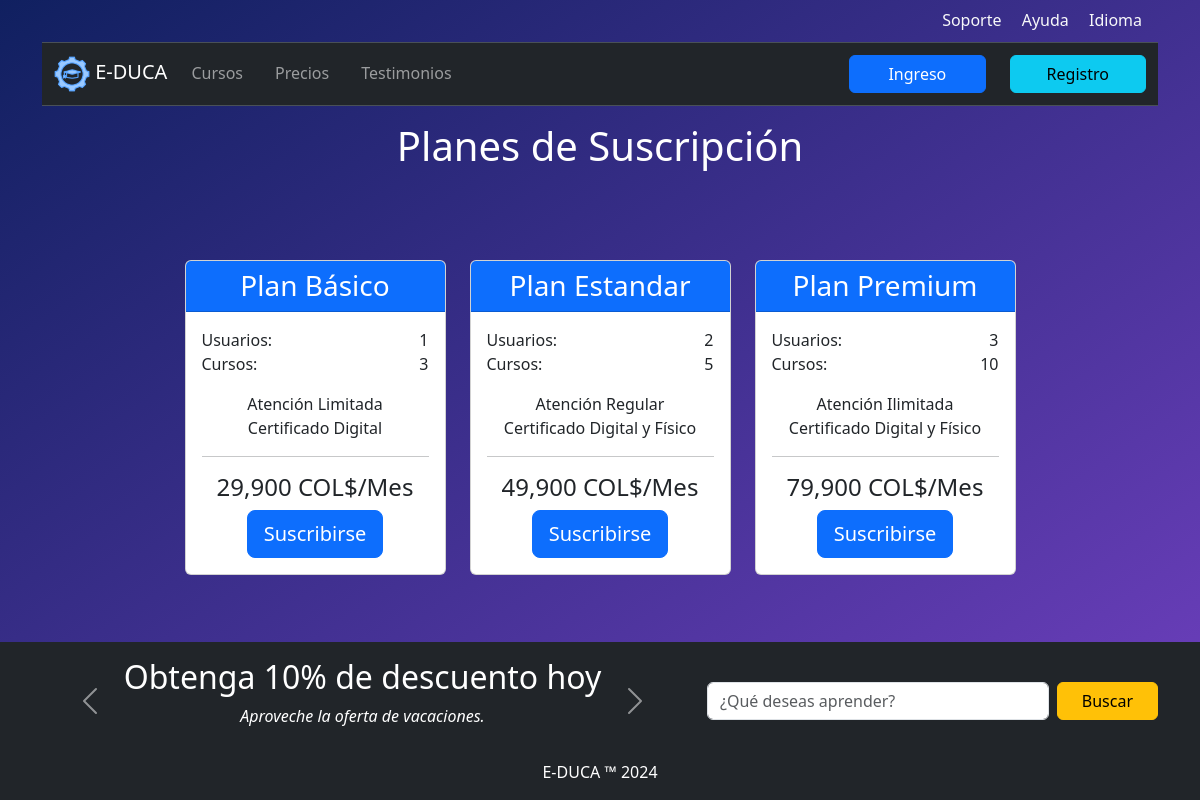
The app's page /prices.php with its own data.
### tables this page shows
CREATE TABLE `tbl_suscripciones` (
  `id` int(11) NOT NULL,
  `nombre` varchar(50) NOT NULL,
  `usuarios` int(11) NOT NULL,
  `cursos` int(11) NOT NULL,
  `atencion` varchar(50) NOT NULL,
  `certificado` varchar(50) NOT NULL,
  `precio` int(11) NOT NULL
);

### layout/php_setup.php (called while the page is built, shortened)
<?php
    $user_present = !empty($_SESSION['user']);
    if ($user_present) {
        $user = unserialize($_SESSION['user']);
        $user = User::findbyId($conn, new User(), $user->get_id());
    } else {
        $user = new User();
    }
?>

### lib/subscription.php (called while the page is built, shortened)
<?php
include_once 'orm.php';
class Subscription extends ORM {
    protected int $id;
    protected string $name;
    protected int $users;
    protected int $courses;
    protected string $attention;
    protected string $certificate;
    protected int $price;
    function __construct() {
        $this->table_name = self::TABLE_NAME;
        $this->fields_map = self::FIELDS_MAP;
        $this->id = 0;
        $this->name = "";
        $this->users = 0;
        $this->courses = 0;
        $this->attention = "";
        $this->certificate = "";
        $this->price = 0;
    }
    protected function newObj() {
        return new Subscription();
    }
    public function get_id(): int {
        return $this->id;
    }
    public function set_id(int $id): void {
        $this->id = $id;
    }
    public function get_name(): string {
        return $this->name;
    }
    public function set_name(string $name): void {
        $this->name = $name;
    }
    public function get_users(): int {
        return $this->users;
    }
    public function set_users(int $users): void {
        $this->users = $users;
    }
    public function get_courses(): int {
        return $this->courses;
    }
    public function set_courses(int $courses): void {
        $this->courses = $courses;
    }
    public function get_attention(): string {
        return $this->attention;
    }
    public function set_attention(string $attention): void {
        $this->attention = $attention;
    }
    public function get_certificate(): string {
        return $this->certificate;
    }
    public function set_certificate(string $certificate): void {
        $this->certificate = $certificate;
    }
    public function get_price(): int {
        return $this->price;
    }
    public function set_price(int $price): void {
        $this->price = $price;
    }
}

### lib/orm.php (called while the page is built, shortened)
<?php
class ORM {
    protected array $fields_map;
    protected function valuesMap(): string {
        return implode(", ", array_values($this->fields_map));
    }
    public static function findbyId(PDO $conn, object $ref_obj, int $id): object {
        $new_obj = call_user_func([$ref_obj, "newObj"]);
        try {
            $sql = 'SELECT ' . $ref_obj->valuesMap() . ' FROM ' . $ref_obj->table_name . ' WHERE ' . $ref_obj->fields_map['id'] . '=' . $id;
            $stmt = $conn->query($sql);
            $stmt->execute();
            $result = $stmt->fetchAll();
        } catch (Exception $ex) {
            $new_obj = call_user_func([$ref_obj, "newObj"]);
            console_log($ex->getMessage());
        }
        return $new_obj;
    }
    public static function findAll(PDO $conn, object $ref_obj): array {
        $new_array = [];
        try {
            $sql = 'SELECT ' . $ref_obj->valuesMap() . ' FROM ' . $ref_obj->table_name;
            $stmt = $conn->query($sql);
            $stmt->execute();
            $result = $stmt->fetchAll();
            for ($i = 0; $i < count($result); $i++) {
                $new_obj = call_user_func([$ref_obj, "newObj"]);
                $new_array[] = $new_obj;
            }
        } catch (Exception $ex) {
            $new_array = [];
            console_log($ex->getMessage());
        }
        return $new_array;
    }
}

### lib/user.php (called while the page is built, shortened)
<?php
include_once 'orm.php';
class User extends ORM {
    protected int $id;
    function __construct() {
        $this->id = 0;
    }
    public function get_id(): int {
        return $this->id;
    }
}

### lib/student.php (called while the page is built, shortened)
<?php
include_once 'orm.php';
class Student extends ORM {
    protected int $subscription;
    function __construct() {
        $this->table_name = self::TABLE_NAME;
        $this->fields_map = self::FIELDS_MAP;
        $this->subscription = 0;
    }
    protected function newObj() {
        return new Student();
    }
    public function get_subscription(): int {
        return $this->subscription;
    }
}

### prices.php (the view, shortened to what this page needs)
<?php include 'layout/php_setup.php'; ?>
<?php
$subscriptions = Subscription::findAll($conn, new Subscription());
?>
<?php include "layout/header.php"; ?>
<div class="h-100 d-flex flex-column">
    <div class="py-3 flex-grow-0 flex-shrink-0">
        <h1 class="text-center">Planes de Suscripción</h1>
    </div>
    <div class="row py-3 justify-content-center align-items-center flex-grow-1 flex-shrink-0">
        <?php if (empty($_GET)) { ?>
            <?php $student = Student::findbyId($conn, new Student(), $user->get_id()); ?>
            <?php foreach ($subscriptions as $subscription) { ?>
            <?php if ($subscription->get_id() == 0) { continue; } ?>
            <div class="col-md-5 col-lg-3 py-3">
                <div class="card text-center">
                    <h3 class="card-header text-bg-primary"><?php echo $subscription->get_name(); ?></h3>
                    <div class="card-body">
                        <p class="text-start">Usuarios: <span class="float-end"><?php echo $subscription->get_users(); ?></span>
                        <br>Cursos: <span class="float-end"><?php echo $subscription->get_courses(); ?></span></p>
                        <p class="card-text"><?php echo $subscription->get_attention(); ?>
                        <br><?php echo $subscription->get_certificate(); ?></p>
                        <hr>
                        <h4><?php echo number_format($subscription->get_price()); ?> COL$/Mes</h4>
                        <?php if ($student->get_subscription() == 0) { ?>
                            <a href="?subscribe=<?php echo $subscription->get_id(); ?>" class="btn btn-primary btn-lg">Suscribirse</a>
                        <?php } ?>
                    </div>
                </div>
            </div>
            <?php } ?>
        <?php } ?>
    </div>
<?php include "layout/footer.php"; ?>

### layout/header.php (shortened to what this page needs)
<!DOCTYPE html>
<html lang="es">
<head>
    <link rel="stylesheet" href="css/bootstrap.min.css">
    <link rel="stylesheet" href="css/styles.css?<?php echo time();  ?>">
    <link rel='stylesheet' href='https://cdn-uicons.flaticon.com/uicons-regular-rounded/css/uicons-regular-rounded.css'>
</head>
<body class="bg-main-dark text-white">
    <div class="min-vh-100 d-flex flex-column">
        <header class="container sticky-top">
            <div class="text-end p-2" role="support">
                <?php $a_link_support = "link-light link-offset-2 link-underline-opacity-0 link-underline-opacity-100-hover p-2"; ?>
                <a class="<?php echo $a_link_support; ?>" href="#"><i class="fi fi-rr-headset align-middle"></i> Soporte</a>
                <a class="<?php echo $a_link_support; ?>" href="#"><i class="fi fi-rr-interrogation align-middle"></i> Ayuda</a>
                <a class="<?php echo $a_link_support; ?>" href="#"><i class="fi fi-rr-globe align-middle"></i> Idioma</a>
            </div>
            <nav class="navbar navbar-expand-lg bg-dark border-bottom border-top" data-bs-theme="dark">
                <div class="container-fluid">
                    <a class="navbar-brand" href="index.php">
                        <img class="img-logo-navbar" src="img/logo-navbar.png" alt="logo-navbar">
                        E-DUCA
                    </a>
                    <div class="collapse navbar-collapse" id="navbarMain">
                        <ul class="navbar-nav nav-underline">
                            <li class="nav-item">
                                <a class="nav-link" href="courses.php">Cursos</a>
                            </li>
                            <li class="nav-item">
                                <a class="nav-link" href="prices.php">Precios</a>
                            </li>
                            <li class="nav-item">
                                <a class="nav-link" href="#">Testimonios</a>
                            </li>
                        </ul>
                        <div id="logIn-signUp" class="row col-10 col-sm-8 col-md-6 col-lg-4 ms-lg-auto <?php echo $user_present ? "d-none" : ""; ?>"
                             role="log in/sign up">
                            <div class="col-8 col-lg-6 mb-3 mb-lg-0">
                                <a href="log_in.php" class="btn btn-primary w-100">Ingreso</a>
                            </div>
                            <div class="col-8 col-lg-6 mb-2 mb-lg-0">
                                <a href="sign_up.php" class="btn btn-info w-100">Registro</a>
                            </div>
                        </div>
                    </div>
                </div>
            </nav>
        </header>
        <main class="container flex-grow-1 flex-shrink-0">

### layout/footer.php (shortened to what this page needs)
        </main>
        <footer class="bg-dark flex-grow-0 flex-shrink-0">
            <div class="container text-center">
                <div class="row justify-content-center py-3">
                    <div class="col-lg-7">
                        <div id="carouselAnnouncement" class="carousel slide" data-bs-ride="true">
                            <div class="carousel-inner">
                                <div class="carousel-item active" data-bs-interval="10000">
                                    <h2>Obtenga 10% de descuento hoy</h2>
                                    <p><em>Aproveche la oferta de vacaciones.</em></p>
                                </div>
                            </div>
                            <button class="carousel-control-prev" type="button" data-bs-target="#carouselAnnouncement" data-bs-slide="prev">
                                <span class="carousel-control-prev-icon" aria-hidden="true"></span>
                            </button>
                            <button class="carousel-control-next" type="button" data-bs-target="#carouselAnnouncement" data-bs-slide="next">
                                <span class="carousel-control-next-icon" aria-hidden="true"></span>
                            </button>
                        </div>
                    </div>
                    <div class="col-10 col-lg-5 d-flex align-items-center">
                        <form class="d-flex flex-grow-1" role="search">
                            <input class="form-control me-2" type="search" placeholder="¿Qué deseas aprender?">
                            <button class="btn btn-warning px-md-3 px-xl-4 px-xxl-5" type="submit">Buscar</button>
                        </form>
                    </div>
                </div>
                <p>E-DUCA &trade; <?php echo date('Y'); ?></p>
            </div>
        </footer>
    </div>
</body>
</html>

### css/styles.css (style rules this page uses)
:root { --bg-color-dark-top: #102060; --bg-color-dark-bottom: #7040c0; --bg-color-light-top: #b7bccf; --bg-color-light-bottom: #d4c5ec; --img-logo-navbar-size: 36px; }
main { flex-basis: 400px; }
.bg-main-dark { background-image: linear-gradient(to bottom right, var(--bg-color-dark-top), var(--bg-color-dark-bottom)); }
.img-logo-navbar { width: var(--img-logo-navbar-size); height: var(--img-logo-navbar-size); }

### records on screen
tbl_suscripciones: nombre "Plan Básico", usuarios "1", cursos "3", atencion "Atención Limitada", certificado "Certificado Digital", precio "29,900"
tbl_suscripciones: nombre "Plan Estandar", usuarios "2", cursos "5", atencion "Atención Regular", certificado "Certificado Digital y Físico", precio "49,900"
tbl_suscripciones: nombre "Plan Premium", usuarios "3", cursos "10", atencion "Atención Ilimitada", certificado "Certificado Digital y Físico", precio "79,900"
